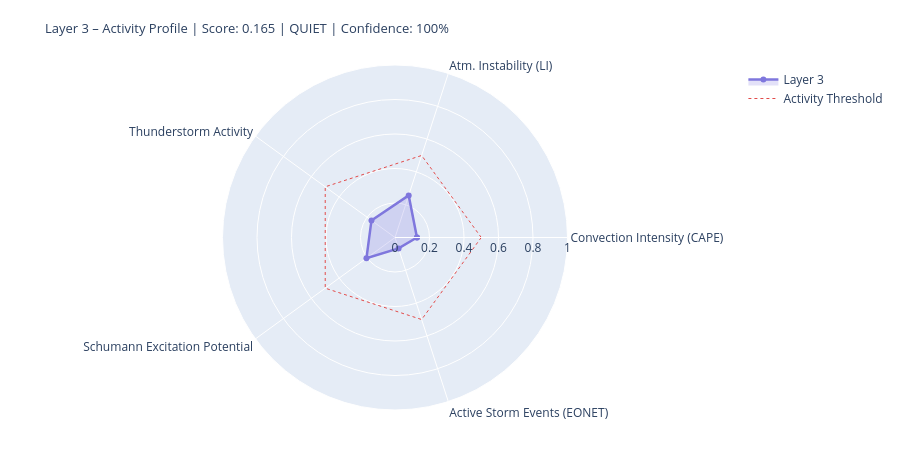

Notebook source saved alongside this figure:
### Markdown cell above
---
## 4. State Assessment & Handoff to Layer 4/5

### Code cell
# ============================================================
# LAYER-3-SCORE
# Five dynamic components
# ============================================================

def norm(v, lo, hi):
    if v is None or (isinstance(v, float) and math.isnan(v)): return None
    return round(max(0.0, min(1.0, (v - lo) / (hi - lo))), 4)

# --- 1) Convection intensity (global CAPE mean) ---
cape_mean = df_atm['cape'].dropna().mean() if not df_atm.empty else None
conv_score = norm(cape_mean, 0, 3000)
conv_src   = 'primary' if cape_mean is not None else 'missing'

# --- 2) Atmospheric instability (LI mean) ---
li_mean   = df_atm['li'].dropna().mean() if not df_atm.empty else None
# Negative LI = unstable → higher score
instab_score = norm(-li_mean if li_mean is not None else None, -6, 6)
instab_src   = 'primary' if li_mean is not None else 'missing'

# --- 3) Thunderstorm activity (mean thunder score + WMO count) ---
thunder_mean = df_atm['thunder_score'].mean() if not df_atm.empty else None
n_thunder    = int(df_atm['thunderstorm'].sum()) if not df_atm.empty else 0
thunder_score_val = norm(
    (thunder_mean or 0) * 0.7 + n_thunder * 0.1, 0, 1.0
) if thunder_mean is not None else None
thunder_src = 'primary'

# --- 4) Schumann excitation potential (weighted Schumann contribution) ---
schumann_pot = df_atm['schumann_contribution'].mean() if not df_atm.empty else None
# Boosted by Layer-2 thunderstorm trigger
if schumann_pot is not None and l2_thunder:
    schumann_pot = min(1.0, schumann_pot * 1.2)
schumann_score = norm(schumann_pot, 0, 1.0) if schumann_pot is not None else None
schumann_src   = 'derived'

# --- 5) Storm activity (NASA EONET) ---
# Distinction: None = data not loaded, 0.0 = loaded but no events
storm_score = None
storm_src   = 'missing'
if raw.get('storms') is not None:          # API reached successfully
    storm_score = norm(len(storm_events), 0, 30) if storm_events else 0.0
    storm_src   = 'primary'

# X-Ray and Kp: context only, not in dynamic score
# (X-Ray = Layer-0/4 driver; Kp = geomagnetic index, not a lightning proxy)
xray_context = None
if raw.get('xray'):
    df_xc = pd.DataFrame(raw['xray'])
    fc = next((c for c in df_xc.columns
               if any(k in c.lower() for k in ['flux','long']) and 'time' not in c.lower()),
              df_xc.columns[1])
    df_xc[fc] = pd.to_numeric(df_xc[fc], errors='coerce')
    xray_last = df_xc[fc].dropna().iloc[-1] if not df_xc[fc].dropna().empty else None
    if xray_last:
        xray_class = ('X' if xray_last>=1e-4 else 'M' if xray_last>=1e-5
                      else 'C' if xray_last>=1e-6 else 'B')
        xray_context = {'flux': float(xray_last), 'class': xray_class}
        print(f'X-Ray context: {xray_class}-class ({xray_last:.2e} W/m²)')

# --- Aggregate ---
COMPONENTS = {
    'Convection Intensity (CAPE)':  {'score': conv_score,       'source': conv_src,    'dynamic': True},
    'Atm. Instability (LI)':         {'score': instab_score,     'source': instab_src,  'dynamic': True},
    'Thunderstorm Activity':              {'score': thunder_score_val, 'source': thunder_src, 'dynamic': True},
    'Schumann Excitation Potential':   {'score': schumann_score,   'source': schumann_src,'dynamic': True},
    'Active Storm Events (EONET)': {'score': storm_score,      'source': storm_src,   'dynamic': True},
}

available   = {k: v['score'] for k, v in COMPONENTS.items() if v['score'] is not None}
unavailable = [k for k, v in COMPONENTS.items() if v['score'] is None]
layer3_score = round(sum(available.values()) / len(available), 4) if available else None
confidence   = round(len(available) / len(COMPONENTS), 2)
level = ('unknown' if layer3_score is None
         else 'quiet'   if layer3_score < 0.3
         else 'moderate' if layer3_score < 0.6
         else 'active')
dominant_l3 = max(available, key=available.get) if available else 'none'

# --- Ausgabe ---
W = 68
print('=' * W)
print('LAYER 3 – ATMOSPHERE / WEATHER / THUNDERSTORMS – STATE ASSESSMENT')
print('=' * W)
for name, comp in COMPONENTS.items():
    s = comp['score']
    if s is not None:
        bar = '█' * int(s * 20) + '░' * (20 - int(s * 20))
        print(f'  {name:<36} {bar}  {s:.3f}  [{comp["source"]}]')
    else:
        print(f'  {name:<36} {"─" * 20}  n/a   [missing]')
print('-' * W)
print(f'  Score:        {layer3_score:.3f}  ({len(available)}/{len(COMPONENTS)} components)')
print(f'  Confidence:   {confidence:.0%}')
print(f'  Level:        {level.upper()}')
print(f'  Dominant:     {dominant_l3}')
print(f'  CAPE mean:    {cape_mean:.0f} J/kg' if cape_mean else '  CAPE mean:    n/a')
print(f'  LI mean:      {li_mean:.1f} K' if li_mean is not None else '  LI mean:      n/a')
print(f'  Thunderstorms:{n_thunder} points (WMO)  +  {len(storm_events)} NASA EONET')
print('=' * W)

# Radar
cats   = list(available.keys())
vals_r = list(available.values())
if len(cats) >= 3:
    fig = go.Figure()
    fig.add_trace(go.Scatterpolar(
        r=vals_r + [vals_r[0]], theta=cats + [cats[0]],
        fill='toself', fillcolor='rgba(127,119,221,0.22)',
        line=dict(color='#7F77DD', width=2.5), name='Layer 3'
    ))
    fig.add_trace(go.Scatterpolar(
        r=[0.5] * (len(cats)+1), theta=cats + [cats[0]],
        line=dict(color='#E24B4A', dash='dot', width=1),
        mode='lines', name='Activity Threshold'
    ))
    fig.update_layout(
        title=dict(
            text=f'Layer 3 – Activity Profile | Score: {layer3_score:.3f} | {level.upper()} | Confidence: {confidence:.0%}',
            font=dict(size=13)
        ),
        polar=dict(radialaxis=dict(visible=True, range=[0, 1])),
        height=450, showlegend=True,
        margin=dict(l=60, r=60, t=65, b=40)
    )
    fig.show()

### Figure 1 — Plotly figure (JSON) as saved in the notebook; plotly's stock layout.template omitted (floating-point values rounded to 4 significant figures)
{"data": [{"fill": "toself", "fillcolor": "rgba(127,119,221,0.22)", "line": {"color": "#7F77DD", "width": 2.5}, "name": "Layer 3", "r": [0.1273, 0.2567, 0.1686, 0.2046, 0.0667, 0.1273], "theta": ["Convection Intensity (CAPE)", "Atm. Instability (LI)", "Thunderstorm Activity", "Schumann Excitation Potential", "Active Storm Events (EONET)", "Convection Intensity (CAPE)"], "type": "scatterpolar"}, {"line": {"color": "#E24B4A", "dash": "dot", "width": 1}, "mode": "lines", "name": "Activity Threshold", "r": [0.5, 0.5, 0.5, 0.5, 0.5, 0.5], "theta": ["Convection Intensity (CAPE)", "Atm. Instability (LI)", "Thunderstorm Activity", "Schumann Excitation Potential", "Active Storm Events (EONET)", "Convection Intensity (CAPE)"], "type": "scatterpolar"}], "layout": {"height": 450, "margin": {"b": 40, "l": 60, "r": 60, "t": 65}, "polar": {"radialaxis": {"range": [0, 1], "visible": true}}, "showlegend": true, "title": {"font": {"size": 13}, "text": "Layer 3 – Activity Profile | Score: 0.165 | QUIET | Confidence: 100%"}}}
